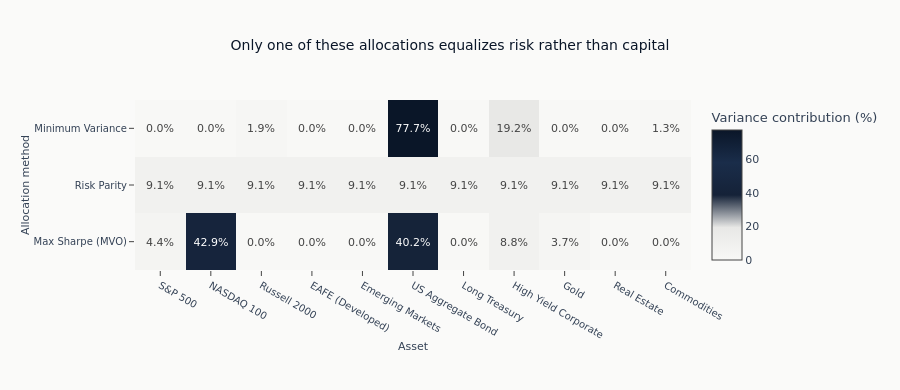

Notebook code cell kept with this figure:
### Code cell
rc_values = rc_table.to_numpy().T
target_contribution = 100 / len(SYMBOLS)
rp_max_deviation = float(np.abs(rc_table["Risk Parity"].to_numpy() - target_contribution).max())
fig = go.Figure(
    data=go.Heatmap(
        z=rc_values,
        x=[ETF_UNIVERSE[symbol] for symbol in SYMBOLS],
        y=list(rc_table.columns),
        colorscale=ml4t_palette(5)[::-1],
        zmin=0,
        zmax=float(np.nanmax(rc_values)),
        text=np.round(rc_values, 1),
        texttemplate="%{text:.1f}%",
        colorbar=dict(title="Variance contribution (%)"),
    )
)
fig.update_layout(
    title="Only one of these allocations equalizes risk rather than capital",
    xaxis_title="Asset",
    yaxis_title="Allocation method",
    height=390,
    margin=dict(l=135, b=120, r=40),
)
fig.show()

### Figure 1 — Plotly figure (JSON) as saved in the notebook; plotly's stock layout.template omitted (floating-point values rounded to 4 significant figures)
{"data": [{"colorbar": {"title": {"text": "Variance contribution (%)"}}, "colorscale": [[0.0, "#F8F8F6"], [0.25, "#e8e8e6"], [0.5, "#152238"], [0.75, "#1a2d4a"], [1.0, "#0a1628"]], "text": [[4.4, 42.9, 0.0, 0.0, 0.0, 40.2, 0.0, 8.8, 3.7, 0.0, 0.0], [9.1, 9.1, 9.1, 9.1, 9.1, 9.1, 9.1, 9.1, 9.1, 9.1, 9.1], [0.0, 0.0, 1.9, 0.0, 0.0, 77.7, 0.0, 19.2, 0.0, 0.0, 1.3]], "texttemplate": "%{text:.1f}%", "type": "heatmap", "x": ["S&P 500", "NASDAQ 100", "Russell 2000", "EAFE (Developed)", "Emerging Markets", "US Aggregate Bond", "Long Treasury", "High Yield Corporate", "Gold", "Real Estate", "Commodities"], "y": ["Max Sharpe (MVO)", "Risk Parity", "Minimum Variance"], "z": [[4.435, 42.9, 3.22e-06, 3.418e-06, 9.045e-06, 40.16, 1.277e-05, 8.783, 3.726, 1.321e-05, 5.693e-06], [9.091, 9.091, 9.091, 9.091, 9.09, 9.091, 9.091, 9.091, 9.091, 9.091, 9.091], [1.586e-05, 2.219e-07, 1.859, 3.832e-07, 1.151e-07, 77.7, 8.991e-08, 19.16, 1.619e-07, 1.097e-07, 1.286]], "zmax": 77.7, "zmin": 0}], "layout": {"height": 390, "margin": {"b": 120, "l": 135, "r": 40}, "title": {"text": "Only one of these allocations equalizes risk rather than capital"}, "xaxis": {"title": {"text": "Asset"}}, "yaxis": {"title": {"text": "Allocation method"}}}}
